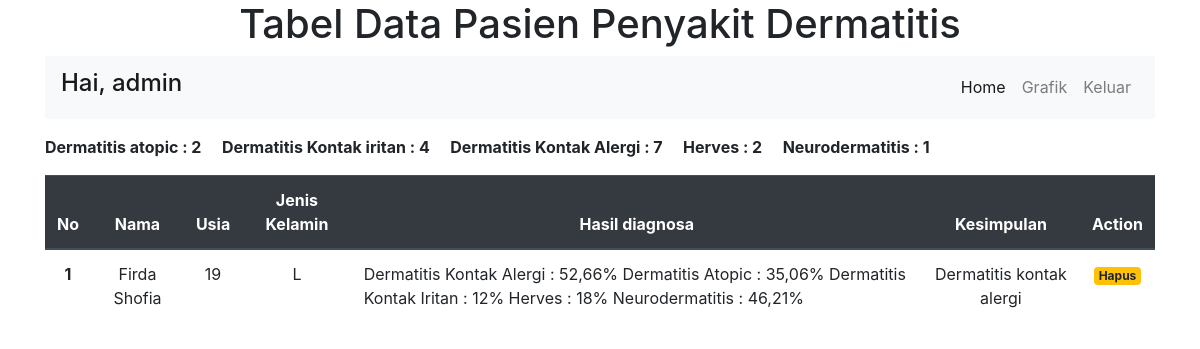
The page /admin/detail.php?id=86 (signed in) on the database its author committed.
### tables this page shows
CREATE TABLE `riwayat` (
  `id` int(10) NOT NULL,
  `nama` varchar(50) NOT NULL,
  `usia` varchar(10) NOT NULL,
  `jenkel` varchar(10) NOT NULL,
  `hasil` varchar(255) NOT NULL,
  `kesimpulan` varchar(100) NOT NULL
);

### admin/detail.php (the view, shortened to what this page needs)
<!doctype html>
<html lang="en">
  <head>
    <link rel="stylesheet" href="https://cdn.jsdelivr.net/npm/bootstrap@4.6.0/dist/css/bootstrap.min.css">
  </head>
  <body>
  	<div class="container">
	<?php
	include '../koneksi.php';
	$id = $_GET['id'];
	$data = mysqli_query($sql,"SELECT * FROM riwayat WHERE id = '$id' ");
	 ?>
	 <h1 class="text-center">Tabel Data Pasien Penyakit Dermatitis</h1>
	 <nav class="navbar navbar-expand-lg navbar-light bg-light">
		  <a class="navbar-brand" href="index.php"><h4>Hai, <?= $_SESSION['username']?></h4></a>
		  <div class="collapse navbar-collapse" id="navbarNav">
		    <ul class="navbar-nav ml-auto">
		      <li class="nav-item active">
		        <a class="nav-link" href="index.php">Home <span class="sr-only">(current)</span></a>
		      </li>
		      <li class="nav-item ">
		        <a class="nav-link" href="grafik.php">Grafik</a>
		      </li>
		      <li class="nav-item">
		        <a href="../login/act_logout.php" class="nav-link " onclick="return confirm('Apakah anda ingin keluar?')">Keluar</a>
		      </li>
		    </ul>
		  </div>
		</nav>
	<?php
		$jumlah_atopic = mysqli_query($sql,"SELECT * FROM riwayat WHERE kesimpulan='Dermatitis atopic'");
		$jumlah_iritan = mysqli_query($sql,"SELECT * FROM riwayat WHERE kesimpulan='Dermatitis kontak iritan'");
		$jumlah_alergi = mysqli_query($sql,"SELECT * FROM riwayat WHERE kesimpulan='Dermatitis kontak alergi'");
		$jumlah_Herves = mysqli_query($sql,"SELECT * FROM riwayat WHERE kesimpulan='Herves'");
		$jumlah_neuro = mysqli_query($sql,"SELECT * FROM riwayat WHERE kesimpulan='Neurodermatitis'");
	 ?>
	<div class="label mt-3">
		<b>Dermatitis atopic : <?php echo mysqli_num_rows($jumlah_atopic); ?></b>
		<b class="ml-3">Dermatitis Kontak iritan : <?php echo mysqli_num_rows($jumlah_iritan); ?></b>
		<b class="ml-3">Dermatitis Kontak Alergi : <?php echo mysqli_num_rows($jumlah_alergi); ?></b>
		<b class="ml-3">Herves : <?php echo mysqli_num_rows($jumlah_Herves); ?></b>
		<b class="ml-3">Neurodermatitis : <?php echo mysqli_num_rows($jumlah_neuro); ?></b>
	</div>
	 <table class="table mt-3">
	 	<thead class="thead-dark text-center">
	 		<tr>
		 		<th scope="col">No</th>
		 		<th scope="col">Nama</th>
		 		<th scope="col">Usia</th>
		 		<th scope="col">Jenis Kelamin</th>
		 		<th scope="col">Hasil diagnosa</th>
		 		<th scope="col">Kesimpulan</th>
		 		<th scope="col">Action</th>
		 	</tr>
	 	</thead>
		<?php $no = 1; foreach($data as $d) :?>
		<tbody class="">
	 	<tr >
	 		<td class="text-center" scope="row"><b><?= $no++  ?></b></td>
	 		<td class="text-center" scope="row" class="text-justify"><?= $d['nama']?></td>
	 		<td class="text-center" scope="row"><?= $d['usia']?></td>
	 		<td class="text-center" scope="row"><?= $d['jenkel']?></td>
	 		<td class="" scope="row"><?= $d['hasil']?></td>
	 		<td class="text-center" scope="row" class="text-justify"><?= $d['kesimpulan']?></td>
	 		<td class="text-center">
	 			<a href="delete.php?id=<?php echo $d['id']?>" class="badge badge-warning" onclick="return confirm('Apakah anda ingin menghapus data?')" >Hapus</a>
	 		</td>
	 	</tr>
	 	</tbody>
		<?php endforeach ?>
	 </table>
</body>
</html>

### rows shown on the page
riwayat: nama "Firda Shofia", usia "19", jenkel "L", hasil "Dermatitis Kontak Alergi : 52,66% Dermatitis Atopic : 35,06% Dermatitis Kontak Iritan : 12% Herves : 18% Neurodermatitis : 46,21%", kesimpulan "Dermatitis kontak alergi"

### other values the page prints
$_SESSION['username'] "admin"
mysqli_num_rows($jumlah_atopic) "2"
mysqli_num_rows($jumlah_iritan) "4"
mysqli_num_rows($jumlah_alergi) "7"
mysqli_num_rows($jumlah_Herves) "2"
mysqli_num_rows($jumlah_neuro) "1"
